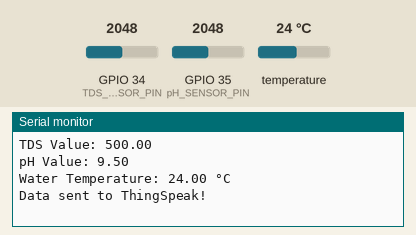
A sketch run on a simulated ESP32. Shown: the last lines printed to the serial monitor. The inputs (shaded band) are chosen by the test bench; at power-on: temperature 24 °C, GPIO 34 (TDS_SENSOR_PIN) = 2048, GPIO 35 (pH_SENSOR_PIN) = 2048. WiFi joins after 1.5 s; servers stay silent unless stated.

Above: at 2.8 s.
2.9 s: temperature set to 12 °C
8.4 s: GPIO 34 (TDS_SENSOR_PIN) set to 2866
At 13.64 s:
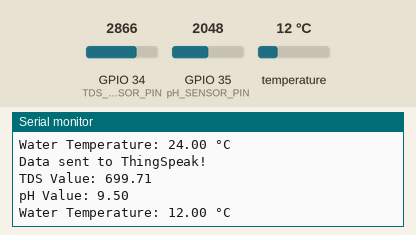
13.9 s: GPIO 35 (pH_SENSOR_PIN) set to 2866
At 14.6 s:
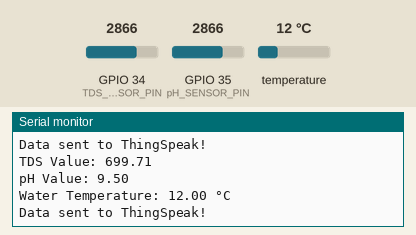
19.4 s: temperature set to 19 °C
At 24.71 s:
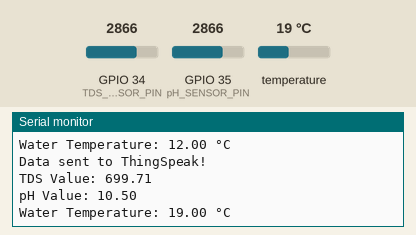
24.9 s: GPIO 34 (TDS_SENSOR_PIN) set to 3603
At 24.9 s:
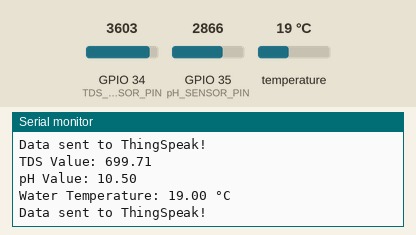
30.4 s: GPIO 35 (pH_SENSOR_PIN) set to 3603
At 36.7 s:
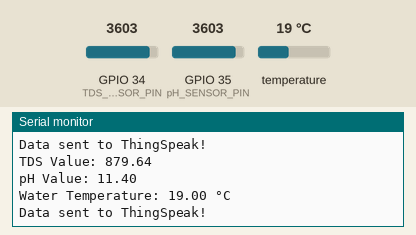
Timing chart, 0 to 36.9 s (numbered marks = the images above; inputs shaded):
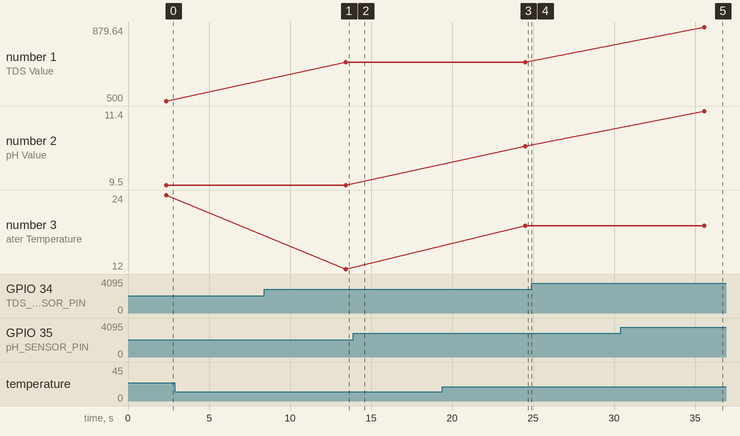

The sketch:

AQUACRUSADERSPROJECT.ino
```cpp
#include <WiFi.h>
#include <Wire.h>
#include <OneWire.h>
#include <DallasTemperature.h>
#include <ThingSpeak.h>

const char* ssid = "Redmi";
const char* password = "dina2003";
const char* server = "api.thingspeak.com";
const char* apiKey = "SR8HFW54ZOBHI3GL";
const long channelID = 2477079; // Replace with your ThingSpeak channel ID

// Declare a global WiFiClient object
WiFiClient client;

// Analog pin connected to the TDS sensor
const int TDS_SENSOR_PIN = 34;

// Analog pin connected to the pH sensor
const int pH_SENSOR_PIN = 35;

// Data wire is connected to GPIO 4 on ESP32
#define ONE_WIRE_BUS 4
OneWire oneWire(ONE_WIRE_BUS);
DallasTemperature sensors(&oneWire);

// Calibration variables
float pHCalibrationOffset = 0.0; // Initial offset for pH calibration
float TDS_CALIBRATION_FACTOR = 1.0; // Initial calibration factor for TDS sensor

void setup() {
  Serial.begin(9600);

  // Connect to WiFi
  WiFi.begin(ssid, password);
  while (WiFi.status() != WL_CONNECTED) {
    delay(500);
    Serial.print(".");
  }
  Serial.println("WiFi connected.");

  // Initialize ThingSpeak
  ThingSpeak.begin(client);

  // Initialize Dallas Temperature sensor
  sensors.begin();

  // Calibrate pH sensor
  calibratePHSensor();

  // Calibrate TDS sensor
  calibrateTDSSensor();
}

void loop() {
  // Read sensor values
  float tdsValue = readTDSSensor();
  float pHValue = readPHSensor();
  float waterTempC = readWaterTemperature();

  // Apply calibration offset to pH value
  pHValue += pHCalibrationOffset;

  // Apply calibration factor to TDS value
  tdsValue *= TDS_CALIBRATION_FACTOR;

  // Print sensor values to serial monitor
  Serial.print("TDS Value: ");
  Serial.println(tdsValue);
  Serial.print("pH Value: ");
  Serial.println(pHValue);
  Serial.print("Water Temperature: ");
  Serial.print(waterTempC);
  Serial.println(" °C");

  // Send data to ThingSpeak
  if (sendToThingSpeak(pHValue, tdsValue, waterTempC)) {
    Serial.println("Data sent to ThingSpeak!");
  } else {
    Serial.println("Failed to send data to ThingSpeak!");
  }

  delay(10000); // Wait for 15 seconds before sending next data
}

float readTDSSensor() {
  int sensorValue = analogRead(TDS_SENSOR_PIN);
  float voltage = sensorValue * (5.0 / 4095.0);
  float tdsValue = voltage * 100; // Example conversion, adjust according to your sensor
  return tdsValue;
}

float readPHSensor() {
  int sensorValue = analogRead(pH_SENSOR_PIN);
  float voltage = sensorValue * (5.0 / 4095.0);
  float pH = mapVoltageToPH(voltage); // Convert voltage to pH
  return pH;
}

float mapVoltageToPH(float voltage) {
  // Implement your mapping function here
  // This function should accurately map voltage readings to pH values based on your sensor's calibration
  // Consult your pH sensor's datasheet or calibration instructions for the appropriate mapping
  return voltage; // Placeholder value, replace with actual mapping
}

float readWaterTemperature() {
  sensors.requestTemperatures();
  float waterTempC = sensors.getTempCByIndex(0);
  return waterTempC;
}

bool sendToThingSpeak(float pHValue, float tdsValue, float waterTempC) {
  // Create a data structure to hold the field data
  ThingSpeak.setField(1, pHValue);
  ThingSpeak.setField(2, tdsValue);
  ThingSpeak.setField(3, waterTempC);

  // Send data to ThingSpeak
  if (ThingSpeak.writeFields(2477079, "SR8HFW54ZOBHI3GL")) {
    return true; // Data sent successfully
  } else {
    return false; // Failed to send data
  }
}

void calibratePHSensor() {
  Serial.println("Calibrating pH sensor...");

  // You need to perform a calibration procedure here
  // This could involve placing the sensor in known pH buffer solutions and adjusting the pH value accordingly
  // For simplicity, let's assume we have a known offset value for calibration

  // For example, if your sensor consistently reads 0.2 pH units lower than the actual pH value, you can set the calibration offset to 0.2
  pHCalibrationOffset = 7.0;

  Serial.println("pH sensor calibrated.");
}

void calibrateTDSSensor() {
  Serial.println("Calibrating TDS sensor to 500 ppm...");

  // Measure the sensor readings for the standard solution
  float standardSolutionConcentration = 500; // Standard solution concentration in ppm
  float measuredReading = readTDSSensor(); // Measure the sensor reading

  // Calculate the calibration factor
  TDS_CALIBRATION_FACTOR = standardSolutionConcentration / measuredReading;

  Serial.print("TDS sensor calibrated with a calibration factor of ");
  Serial.println(TDS_CALIBRATION_FACTOR);
}
```

Measured:
- after the input at 8.4 s, the serial monitor: prints a new line after 5.0 s (image 1)
- after the input at 19.4 s, the serial monitor: prints a new line after 5.1 s (image 3)
- after the input at 30.4 s, the serial monitor: prints a new line after 5.2 s (image 5)
- plotted number 1: 500 → 699.71 after the input at 8.4 s
- plotted number 2: 10.5 → 11.4 after the input at 30.4 s
- plotted number 3: 12 → 19 after the input at 19.4 s
